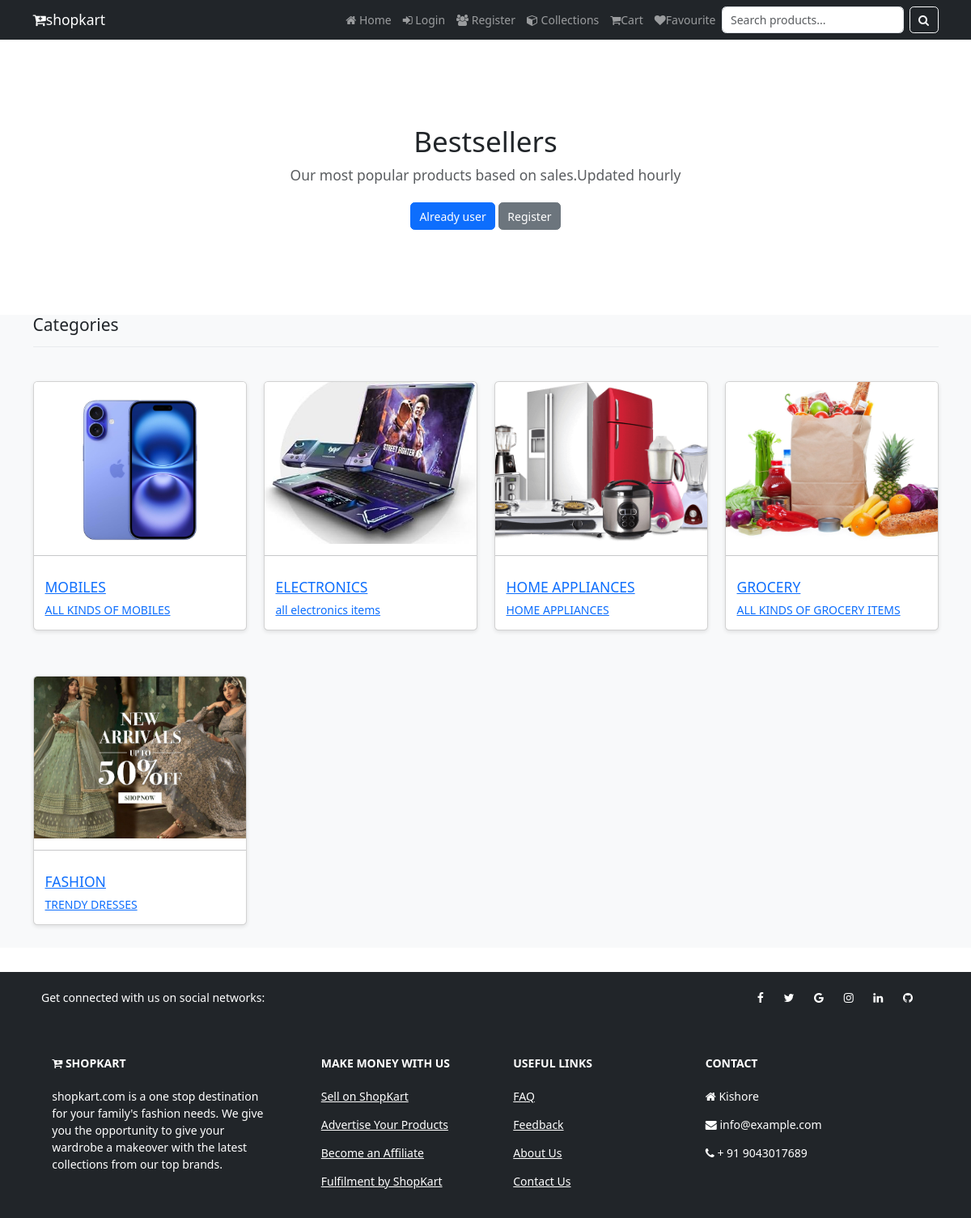
The page /collections on the database its author committed.
### shop/models.py (models this page shows, shortened)
class Category(models.Model):
    name=models.CharField(max_length=150, null=False, blank=False)
    image=models.ImageField(upload_to=GetFileName,null=True,blank=True)
    description=models.TextField(max_length=500, null=False , blank=False)
    status=models.BooleanField(default=False, help_text="0-show, 1-Hidden")
    created_at=models.DateTimeField(auto_now_add=True)

### shop/views.py (the view)
# urls.py: path('collections',views.collections, name='collections'),
def collections(request):
    category= Category.objects.filter(status=0)
    return render(request, 'shop/collections.html', context={
        "category":category
    })

### templates/shop/collections.html (shortened to what this page needs)
{% extends 'shop/layouts/main.html' %}
{% block content %}
<section class="py-5 text-center container" style="margin-top: 70px;">
    <div class="row py-lg-5">
        <div class="col-12 col-md-8 mx-auto">
            <h1 class="fw-light">Bestsellers</h1>
            <p class="lead text-muted">Our most popular products based on sales.Updated hourly </p>
            <p>
                <a href="#" class="btn btn-primary my-2">Already user</a>
                <a href="#" class="btn btn-secondary my-2">Register</a>
            </p>
        </div>
    </div>
</section>
<section class="bg-light py4 my5">
    <div class="container">
        <div class="row">
            <div class="col-12">
                <h4 class="mb-3">Categories</h4>
                <hr style="border-color: #b8bfc2;">
            </div>
            {% for item in category %}
            <div class="col-md-4 col-lg-3 my-3 im">
                <div class="card my-3 kc">
                    <img src="{{ item.image.url }}" alt="categories" class="card-img-top kb ">
                    <hr>
                    <a href="{% url 'collections' item.name %}">
                        <div class="card-body kd">
                            <h5 class="card-title text-primary">{{ item.name }}</h5>
                            <p class="card-text">{{ item.description }}</p>
                        </div>
                    </a>
                </div>
            </div>
            {% endfor %}
        </div>
    </div>
</section>
{% endblock content %}

### static/css/style.css (style rules this page uses)
html { font-size: 14px; }
body { font-family: 'Noto Sans', sans-serif; }
a { text-decoration: none; }
.kb { height: 200px; width: 100%; object-fit: cover; object-position: center; }
.kc { height: 100%; display: flex; flex-direction: column; transition: all 0.3s ease; border: none; box-shadow: 0 2px 5px rgba(0, 0, 0, 0.1); }
.kd { flex-grow: 1; padding: 1.25rem; }

### rows shown on the page
Category: image (picture), name "MOBILES", description "ALL KINDS OF MOBILES"
Category: image (picture), name "ELECTRONICS", description "all electronics items"
Category: image (picture), name "HOME APPLIANCES", description "HOME APPLIANCES"
Category: image (picture), name "GROCERY", description "ALL KINDS OF GROCERY ITEMS"
Category: image (picture), name "FASHION", description "TRENDY DRESSES"
